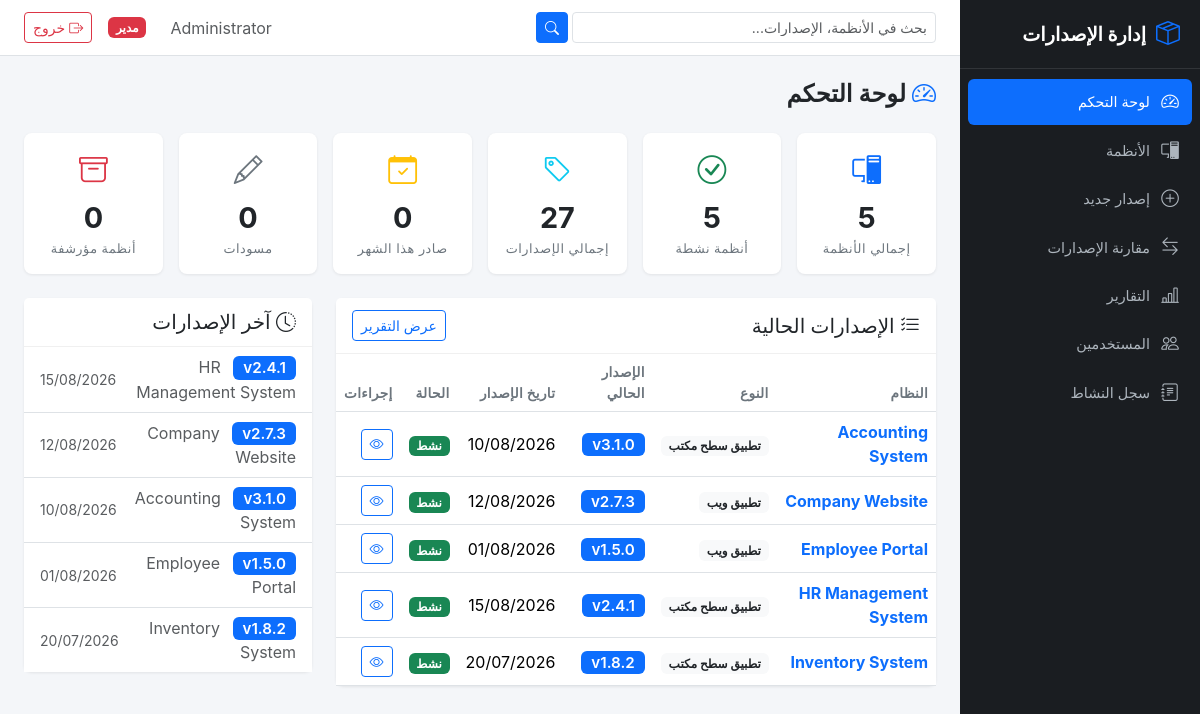
The page / (signed in) on the database its author committed.
### app/models/user.py (models this page shows, shortened)
class User(UserMixin, db.Model):
    __tablename__ = 'users'
    id = db.Column(db.Integer, primary_key=True)
    username = db.Column(db.String(80), unique=True, nullable=False, index=True)
    email = db.Column(db.String(120), unique=True, nullable=False)
    password_hash = db.Column(db.String(256), nullable=False)
    full_name = db.Column(db.String(150), nullable=False)
    role = db.Column(db.String(20), nullable=False, default='user')
    is_active = db.Column(db.Boolean, default=True, nullable=False)
    created_at = db.Column(db.DateTime, default=lambda: datetime.now(timezone.utc))
    updated_at = db.Column(db.DateTime, default=lambda: datetime.now(timezone.utc),
                           onupdate=lambda: datetime.now(timezone.utc))
    @property
    def is_admin(self):
        return self.role == 'admin'

### app/models/system.py (models this page shows, shortened)
class System(db.Model):
    __tablename__ = 'systems'
    id = db.Column(db.Integer, primary_key=True)
    name = db.Column(db.String(200), nullable=False, index=True)
    code = db.Column(db.String(50), unique=True, nullable=False, index=True)
    system_type = db.Column(db.String(50), nullable=False)
    description = db.Column(db.Text, nullable=True)
    owner = db.Column(db.String(150), nullable=True)
    department = db.Column(db.String(150), nullable=True)
    technology = db.Column(db.String(200), nullable=True)
    platform = db.Column(db.String(100), nullable=True)
    repository_url = db.Column(db.String(500), nullable=True)
    documentation_url = db.Column(db.String(500), nullable=True)
    status = db.Column(db.String(20), nullable=False, default='Active')
    created_at = db.Column(db.DateTime, default=lambda: datetime.now(timezone.utc))
    updated_at = db.Column(db.DateTime, default=lambda: datetime.now(timezone.utc),
                           onupdate=lambda: datetime.now(timezone.utc))
    versions = db.relationship('Version', backref='system', lazy='dynamic',
                               order_by='Version.created_at.desc()')
    @property
    def current_version(self):
        from app.models.version import Version
        return self.versions.filter_by(status='Released').order_by(
            Version.release_date.desc(), Version.id.desc()
        ).first()

### app/models/version.py (models this page shows, shortened)
class Version(db.Model):
    __tablename__ = 'versions'
    id = db.Column(db.Integer, primary_key=True)
    system_id = db.Column(db.Integer, db.ForeignKey('systems.id'), nullable=False, index=True)
    version_number = db.Column(db.String(50), nullable=False)
    major = db.Column(db.Integer, nullable=False, default=0)
    minor = db.Column(db.Integer, nullable=False, default=0)
    patch = db.Column(db.Integer, nullable=False, default=0)
    version_type = db.Column(db.String(20), nullable=True)
    status = db.Column(db.String(20), nullable=False, default='Draft')
    release_date = db.Column(db.Date, nullable=True)
    description = db.Column(db.Text, nullable=True)
    notes = db.Column(db.Text, nullable=True)
    responsible_person = db.Column(db.String(150), nullable=True)
    created_by = db.Column(db.Integer, db.ForeignKey('users.id'), nullable=True)
    created_at = db.Column(db.DateTime, default=lambda: datetime.now(timezone.utc))
    updated_at = db.Column(db.DateTime, default=lambda: datetime.now(timezone.utc),
                           onupdate=lambda: datetime.now(timezone.utc))
    changes = db.relationship('VersionChange', backref='version', lazy='dynamic',
                              order_by='VersionChange.id')
    attachments = db.relationship('Attachment', backref='version', lazy='dynamic')
    creator = db.relationship('User', backref='created_versions', foreign_keys=[created_by])
    __table_args__ = (
        db.UniqueConstraint('system_id', 'version_number', name='uq_system_version'),
    )

### app/routes/dashboard.py (the view)
@dashboard_bp.route('/')
@login_required
def index():
    stats = ReportService.dashboard_stats()
    systems = System.query.filter(
        System.status.in_(['Active', 'Maintenance'])
    ).order_by(System.name).all()
    system_data = []
    for system in systems:
        current = system.current_version
        system_data.append({
            'system': system,
            'current_version': current,
        })
    return render_template('dashboard/index.html',
                           stats=stats,
                           system_data=system_data)

### app/templates/dashboard/index.html (shortened to what this page needs)
{% extends "base.html" %}
{% block content %}
<div class="page-header">
    <h1><i class="bi bi-speedometer2"></i> لوحة التحكم</h1>
</div>
<div class="row g-3 mb-4">
    <div class="col-md-4 col-lg-2">
        <div class="card stat-card">
            <div class="stat-icon text-primary"><i class="bi bi-pc-display"></i></div>
            <div class="stat-value">{{ stats.total_systems }}</div>
            <div class="stat-label">إجمالي الأنظمة</div>
        </div>
    </div>
    <div class="col-md-4 col-lg-2">
        <div class="card stat-card">
            <div class="stat-icon text-success"><i class="bi bi-check-circle"></i></div>
            <div class="stat-value">{{ stats.active_systems }}</div>
            <div class="stat-label">أنظمة نشطة</div>
        </div>
    </div>
    <div class="col-md-4 col-lg-2">
        <div class="card stat-card">
            <div class="stat-icon text-info"><i class="bi bi-tag"></i></div>
            <div class="stat-value">{{ stats.total_versions }}</div>
            <div class="stat-label">إجمالي الإصدارات</div>
        </div>
    </div>
    <div class="col-md-4 col-lg-2">
        <div class="card stat-card">
            <div class="stat-icon text-warning"><i class="bi bi-calendar-check"></i></div>
            <div class="stat-value">{{ stats.versions_this_month }}</div>
            <div class="stat-label">صادر هذا الشهر</div>
        </div>
    </div>
    <div class="col-md-4 col-lg-2">
        <div class="card stat-card">
            <div class="stat-icon text-secondary"><i class="bi bi-pencil"></i></div>
            <div class="stat-value">{{ stats.draft_versions }}</div>
            <div class="stat-label">مسودات</div>
        </div>
    </div>
    <div class="col-md-4 col-lg-2">
        <div class="card stat-card">
            <div class="stat-icon text-danger"><i class="bi bi-archive"></i></div>
            <div class="stat-value">{{ stats.archived_systems }}</div>
            <div class="stat-label">أنظمة مؤرشفة</div>
        </div>
    </div>
</div>
<div class="row g-4">
    <div class="col-lg-8">
        <div class="card">
            <div class="card-header d-flex justify-content-between align-items-center">
                <h5 class="mb-0"><i class="bi bi-list-check"></i> الإصدارات الحالية</h5>
                <a href="{{ url_for('reports.current_versions') }}" class="btn btn-sm btn-outline-primary">عرض التقرير</a>
            </div>
            <div class="card-body p-0">
                <div class="table-responsive">
                    <table class="table table-hover mb-0">
                        <thead>
                            <tr>
                                <th>النظام</th>
                                <th>النوع</th>
                                <th>الإصدار الحالي</th>
                                <th>تاريخ الإصدار</th>
                                <th>الحالة</th>
                                <th>إجراءات</th>
                            </tr>
                        </thead>
                        <tbody>
                            {% for item in system_data %}
                            <tr>
                                <td>
                                    <a href="{{ url_for('systems.details', system_id=item.system.id) }}" class="fw-bold text-decoration-none">
                                        {{ item.system.name }}
                                    </a>
                                </td>
                                <td><span class="badge bg-light text-dark">{{ {'Desktop Application': 'تطبيق سطح مكتب', 'Web Application': 'تطبيق ويب', 'Website': 'موقع إلكتروني', 'Mobile Application': 'تطبيق موبايل', 'API / Service': 'API / خدمة', 'Other': 'أخرى'}.get(item.system.system_type, item.system.system_type) }}</span></td>
                                <td>
                                    {% if item.current_version %}
                                        <span class="badge current-version-badge">v{{ item.current_version.version_number }}</span>
                                    {% else %}
                                        <span class="text-muted">لا يوجد</span>
                                    {% endif %}
                                </td>
                                <td>
                                    {% if item.current_version and item.current_version.release_date %}
                                        {{ item.current_version.release_date.strftime('%d/%m/%Y') }}
                                    {% else %}
                                        <span class="text-muted">-</span>
                                    {% endif %}
                                </td>
                                <td>
                                    <span class="badge bg-{{ 'success' if item.system.status == 'Active' else 'warning' if item.system.status == 'Maintenance' else 'secondary' }}">
                                        {{ 'نشط' if item.system.status == 'Active' else 'صيانة' if item.system.status == 'Maintenance' else 'مؤرشف' }}
                                    </span>
                                </td>
                                <td>
                                    <a href="{{ url_for('systems.details', system_id=item.system.id) }}" class="btn btn-sm btn-outline-primary">
                                        <i class="bi bi-eye"></i>
                                    </a>
                                </td>
                            </tr>
                            {% endfor %}
                        </tbody>
                    </table>
                </div>
            </div>
        </div>
    </div>
    <div class="col-lg-4">
        <div class="card">
            <div class="card-header">
                <h5 class="mb-0"><i class="bi bi-clock-history"></i> آخر الإصدارات</h5>
            </div>
            <div class="card-body p-0">
                <div class="list-group list-group-flush">
                    {% for version in stats.recent_releases %}
                    <a href="{{ url_for('versions.details', version_id=version.id) }}" class="list-group-item list-group-item-action">
                        <div class="d-flex justify-content-between align-items-center">
                            <div>
                                <span class="badge current-version-badge me-2">v{{ version.version_number }}</span>
                                <span class="text-muted">{{ version.system.name }}</span>
                            </div>
                            <small class="text-muted">
                                {% if version.release_date %}
                                    {{ version.release_date.strftime('%d/%m/%Y') }}
                                {% endif %}
                            </small>
                        </div>
                    </a>
                    {% endfor %}
                </div>
            </div>
        </div>
    </div>
</div>
{% endblock %}

### app/templates/base.html (shortened to what this page needs)
<!DOCTYPE html>
<html lang="ar" dir="rtl">
<head>
    <link href="https://cdn.jsdelivr.net/npm/bootstrap@5.3.3/dist/css/bootstrap.rtl.min.css" rel="stylesheet">
    <link href="https://cdn.jsdelivr.net/npm/bootstrap-icons@1.11.3/font/bootstrap-icons.min.css" rel="stylesheet">
    <link href="{{ url_for('static', filename='css/style.css') }}" rel="stylesheet">
</head>
<body>
    {% if current_user.is_authenticated %}
    <div class="d-flex">
        <nav class="sidebar" id="sidebar">
            <div class="sidebar-brand">
                <i class="bi bi-box-seam"></i>
                <span>إدارة الإصدارات</span>
            </div>
            <ul class="sidebar-nav">
                <li class="nav-item">
                    <a href="{{ url_for('dashboard.index') }}" class="nav-link {% if request.endpoint == 'dashboard.index' %}active{% endif %}">
                        <i class="bi bi-speedometer2"></i><span>لوحة التحكم</span>
                    </a>
                </li>
                <li class="nav-item">
                    <a href="{{ url_for('systems.index') }}" class="nav-link {% if 'systems' in request.endpoint %}active{% endif %}">
                        <i class="bi bi-pc-display"></i><span>الأنظمة</span>
                    </a>
                </li>
                <li class="nav-item">
                    <a href="{{ url_for('versions.create') }}" class="nav-link {% if request.endpoint == 'versions.create' %}active{% endif %}">
                        <i class="bi bi-plus-circle"></i><span>إصدار جديد</span>
                    </a>
                </li>
                <li class="nav-item">
                    <a href="{{ url_for('versions.compare') }}" class="nav-link {% if request.endpoint == 'versions.compare' %}active{% endif %}">
                        <i class="bi bi-arrow-left-right"></i><span>مقارنة الإصدارات</span>
                    </a>
                </li>
                <li class="nav-item">
                    <a href="{{ url_for('reports.index') }}" class="nav-link {% if 'reports' in request.endpoint %}active{% endif %}">
                        <i class="bi bi-bar-chart-line"></i><span>التقارير</span>
                    </a>
                </li>
                {% if current_user.is_admin %}
                <li class="nav-item">
                    <a href="{{ url_for('users.index') }}" class="nav-link {% if 'users' in request.endpoint %}active{% endif %}">
                        <i class="bi bi-people"></i><span>المستخدمين</span>
                    </a>
                </li>
                <li class="nav-item">
                    <a href="{{ url_for('audit.index') }}" class="nav-link {% if 'audit' in request.endpoint %}active{% endif %}">
                        <i class="bi bi-journal-text"></i><span>سجل النشاط</span>
                    </a>
                </li>
                {% endif %}
            </ul>
        </nav>
        <div class="main-content">
            <nav class="topbar">
                <form class="topbar-search d-none d-md-flex" action="{{ url_for('systems.index') }}" method="GET">
                    <input type="text" name="search" class="form-control form-control-sm" placeholder="بحث في الأنظمة، الإصدارات..." value="{{ request.args.get('search', '') }}">
                    <button type="submit" class="btn btn-sm btn-primary ms-1"><i class="bi bi-search"></i></button>
                </form>
                <div class="topbar-right">
                    <span class="text-muted me-3 d-none d-md-inline">{{ current_user.full_name }}</span>
                    {% if current_user.is_admin %}
                    <span class="badge bg-danger me-2">مدير</span>
                    {% endif %}
                    <a href="{{ url_for('auth.logout') }}" class="btn btn-sm btn-outline-danger">
                        <i class="bi bi-box-arrow-right"></i> خروج
                    </a>
                </div>
            </nav>
            <div class="content-wrapper">
                {% block content %}{% endblock %}
            </div>
        </div>
    </div>
    {% else %}
        {% block public_content %}{% endblock %}
    {% endif %}
</body>
</html>

### rows shown on the page
User: full_name "Administrator", is_active True (drawn)
System: system.name "Accounting System", system_type "تطبيق سطح مكتب", status "نشط"
Version: current_version.version_number "3.1.0", current_version.release_date "10/08/2026", version_number "3.1.0", system.name "Accounting System", release_date "10/08/2026"
System: system.name "Company Website", system_type "تطبيق ويب", status "نشط"
Version: current_version.version_number "2.7.3", current_version.release_date "12/08/2026", version_number "2.7.3", system.name "Company Website", release_date "12/08/2026"
System: system.name "Employee Portal", system_type "تطبيق ويب", status "نشط"
Version: current_version.version_number "1.5.0", current_version.release_date "01/08/2026", version_number "1.5.0", system.name "Employee Portal", release_date "01/08/2026"
System: system.name "HR Management System", system_type "تطبيق سطح مكتب", status "نشط"
Version: current_version.version_number "2.4.1", current_version.release_date "15/08/2026", version_number "2.4.1", system.name "HR Management System", release_date "15/08/2026"
System: system.name "Inventory System", system_type "تطبيق سطح مكتب", status "نشط"
Version: current_version.version_number "1.8.2", current_version.release_date "20/07/2026", version_number "1.8.2", system.name "Inventory System", release_date "20/07/2026"

### other values the page prints
{{ stats.total_systems }} "5"
{{ stats.active_systems }} "5"
{{ stats.total_versions }} "27"
{{ stats.versions_this_month }} "0"
{{ stats.draft_versions }} "0"
{{ stats.archived_systems }} "0"
